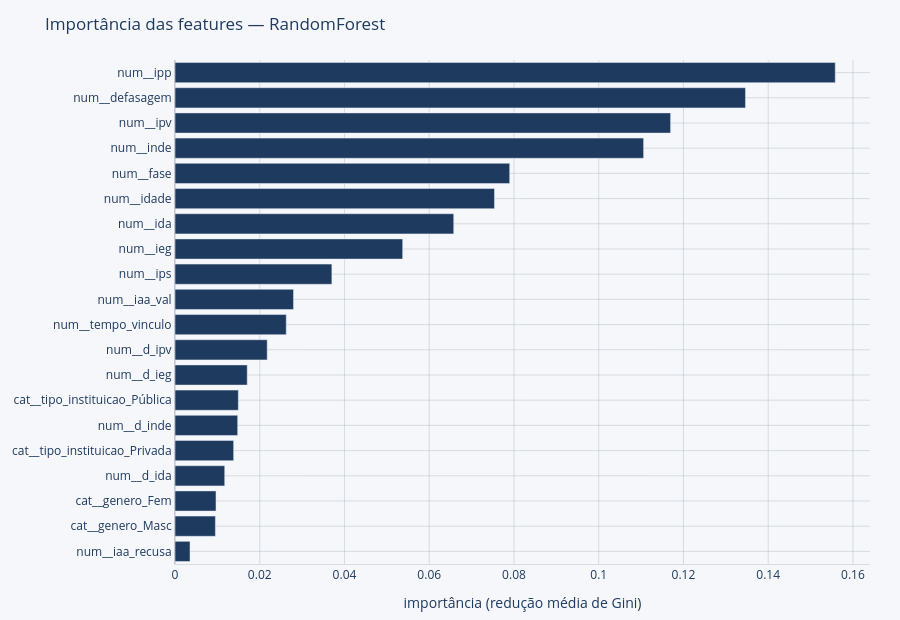

Notebook code cell kept with this figure:
### Code cell
# Importância de features (RandomForest)
nomes = rf.named_steps['prep'].get_feature_names_out()
imp = pd.Series(rf.named_steps['clf'].feature_importances_, index=nomes) \
        .sort_values(ascending=True)
fig = go.Figure(go.Bar(y=imp.index, x=imp.to_numpy(), orientation='h', marker_color=AZUL,
                       hovertemplate='%{y}: %{x:.3f}<extra></extra>'))
fig.update_layout(title='Importância das features — RandomForest',
                  xaxis_title='importância (redução média de Gini)', showlegend=False)
aplicar_marca(fig, 620).show()
print(imp.sort_values(ascending=False).round(3).head(8))

### Figure 1 — Plotly figure (JSON) as saved in the notebook; plotly's stock layout.template omitted (floating-point values rounded to 4 significant figures)
{"data": [{"hovertemplate": "%{y}: %{x:.3f}<extra></extra>", "marker": {"color": "#1F3A5F"}, "orientation": "h", "type": "bar", "x": [0.003547, 0.009532, 0.009674, 0.01173, 0.01384, 0.01479, 0.01495, 0.01704, 0.02176, 0.02625, 0.02796, 0.03702, 0.05373, 0.06578, 0.0754, 0.07899, 0.1106, 0.117, 0.1346, 0.1558], "y": ["num__iaa_recusa", "cat__genero_Masc", "cat__genero_Fem", "num__d_ida", "cat__tipo_instituicao_Privada", "num__d_inde", "cat__tipo_instituicao_Pública", "num__d_ieg", "num__d_ipv", "num__tempo_vinculo", "num__iaa_val", "num__ips", "num__ieg", "num__ida", "num__idade", "num__fase", "num__inde", "num__ipv", "num__defasagem", "num__ipp"]}], "layout": {"font": {"color": "#1F3A5F"}, "height": 620, "legend": {"title": {"font": {"color": "#1F3A5F"}}}, "margin": {"b": 55, "l": 70, "r": 30, "t": 60}, "paper_bgcolor": "#F5F7FA", "plot_bgcolor": "#F5F7FA", "showlegend": false, "title": {"font": {"color": "#1F3A5F"}, "text": "Importância das features — RandomForest"}, "xaxis": {"gridcolor": "rgba(154, 165, 177, 0.35)", "linecolor": "rgba(154, 165, 177, 0.35)", "title": {"text": "importância (redução média de Gini)"}, "zerolinecolor": "rgba(154, 165, 177, 0.35)"}, "yaxis": {"gridcolor": "rgba(154, 165, 177, 0.35)", "linecolor": "rgba(154, 165, 177, 0.35)", "zerolinecolor": "rgba(154, 165, 177, 0.35)"}}}
